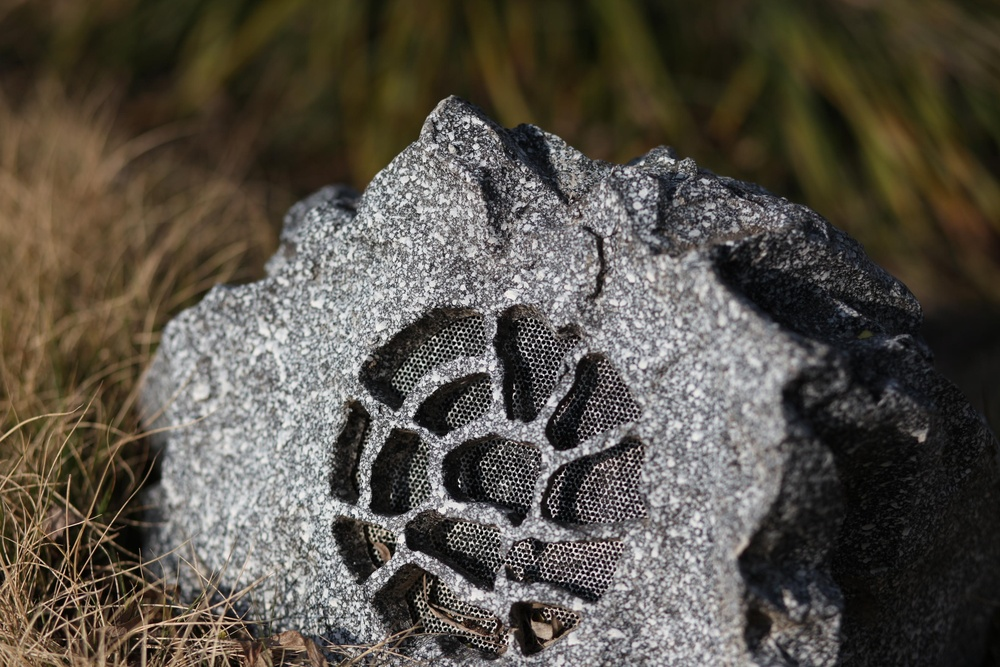
#> input picture pictures_new/3.jpg, 1000 x 667 px, shrunk from 3360 x 2240 before the run
$ python GetShadow.py
#> lines starting #> are read from the running program, lines starting #| are printed output that depends on the picture; after the words box and inside, x2 and y2 are one past the last pixel; in counts of white or black regions, pixels touching at a corner belong together
"""get the shadow proportion form images
   of remote sensing"""
import numpy as np
import cv2
import os
import glob
import matplotlib.pyplot as plt
import matplotlib
from matplotlib.colors import LinearSegmentedColormap
from pylab import mpl
import random

mpl.rcParams['font.sans-serif'] = ['FangSong']
mpl.rcParams['axes.unicode_minus'] = False


def standard(data):
    ''' 影像文件标准化
       输入单通道影像
       输出标准化后单通道影像 '''
    mdata = data.copy()
    irow, icol = mdata.shape[0:2]
    mdata = np.reshape(mdata, [irow * icol, 1])
    temp1 = mdata - np.min(data)
    result = temp1 / (np.max(data) - np.min(data))
    result = np.reshape(result, [irow, icol])
    return result


def GetLight(img):
    '''计算人眼视觉特性亮度'''
    mimg = img.copy()
    B = mimg[:, :, 0]
    G = mimg[:, :, 1]
    R = mimg[:, :, 2]
    result = 0.04 * R + 0.5 * G + 0.46 * B
    return result


def GetColor(img):
    '''色度空间归一化'''
    mimg = img.copy()
    misc = mimg[:, :, 0] + mimg[:, :, 1] + mimg[:, :, 2]
    misc[misc == 0] = 0.0000001
    mimg[:, :, 0] = img[:, :, 0] / misc
    mimg[:, :, 1] = img[:, :, 1] / misc
    result = np.abs(mimg - img)
    result = (result[:, :, 0] + result[:, :, 1]) / 2
    return result


def GetVege(img):
    ''' 获取植被特征 '''
    mimg = img.copy()
    B = mimg[:, :, 0]
    G = mimg[:, :, 1]
    R = mimg[:, :, 2]
    result = G - np.minimum(R, B)
    result[result < 0] = 0
    return result


def GetLDV(idist, ilight, ivege):
    ''' 总决策 '''
    idist = standard(idist)
    ilight = standard(ilight)
    ivege = standard(ivege)
    result = idist - ilight - ivege
    result[result < 0] = 0
    return result


def FinalTrare(img):
    ''' 结果后处理 '''
    mimg = img.copy()
    mimg = np.uint8(standard(mimg) * 255)
    T, result = cv2.threshold(mimg, 0, 255, cv2.THRESH_OTSU)
    result = cv2.medianBlur(result, 7)
    return result


if __name__ == "__main__":
    # 获取输入图片路径
    filepath = './pictures_new/3.jpg'
    filenames = glob.glob(filepath + '*')
    print(filenames)
    for filename in filenames:
        img = cv2.imread(filename)
#> img is the input picture: shape (667, 1000, 3); mean B, G, R 71.8, 81.1, 86.6
        # 获取阴影
        img1 = img.copy()
        img1 = img1.astype(np.float64)
        img1[:, :, 0] = standard(img1[:, :, 0])
        img1[:, :, 1] = standard(img1[:, :, 1])
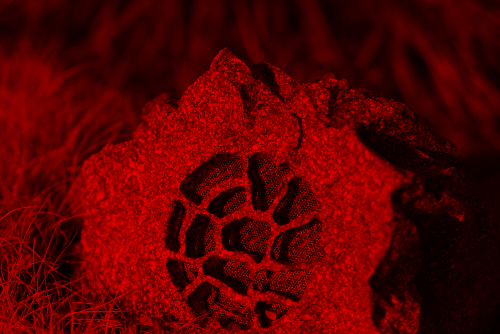
#> img1: shape (667, 1000, 3) float64 (shown at 1/2 size); mean B, G, R 0.3, 0.3, 86.6
        img1[:, :, 2] = standard(img1[:, :, 2])
#> in standard (call 3), `mdata = data.copy()`:
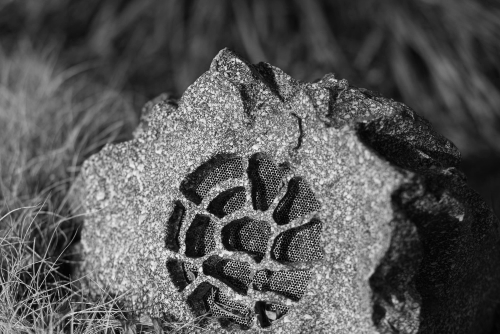
#> mdata: shape (667, 1000) float64 (shown at 1/2 size); min 0, max 255, mean 86.6
        idist = GetColor(img1)
#> in GetColor, `mimg[:, :, 0] = img[:, :, 0] / misc`:
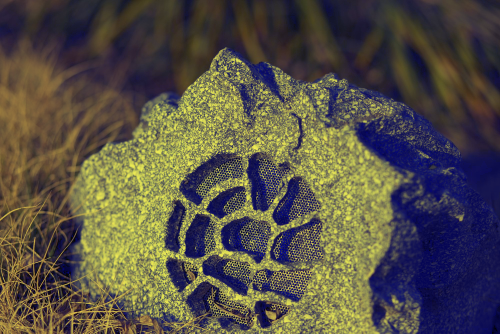
#> mimg: shape (667, 1000, 3) float64 (shown at 1/2 size); mean B, G, R 0.277, 0.318, 0.34
#> in GetColor, `mimg[:, :, 1] = img[:, :, 1] / misc`:
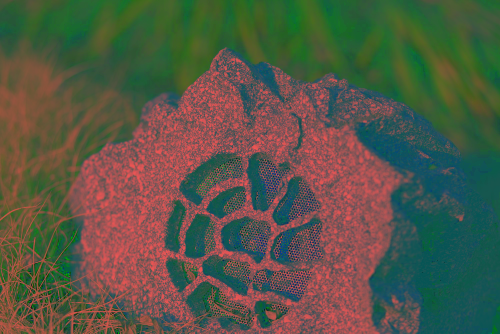
#> mimg: shape (667, 1000, 3) float64 (shown at 1/2 size); mean B, G, R 0.277, 0.344, 0.34
        ilight = GetLight(img1)
        ivege = GetVege(img1)
#> in GetVege, `result[result < 0] = 0`:
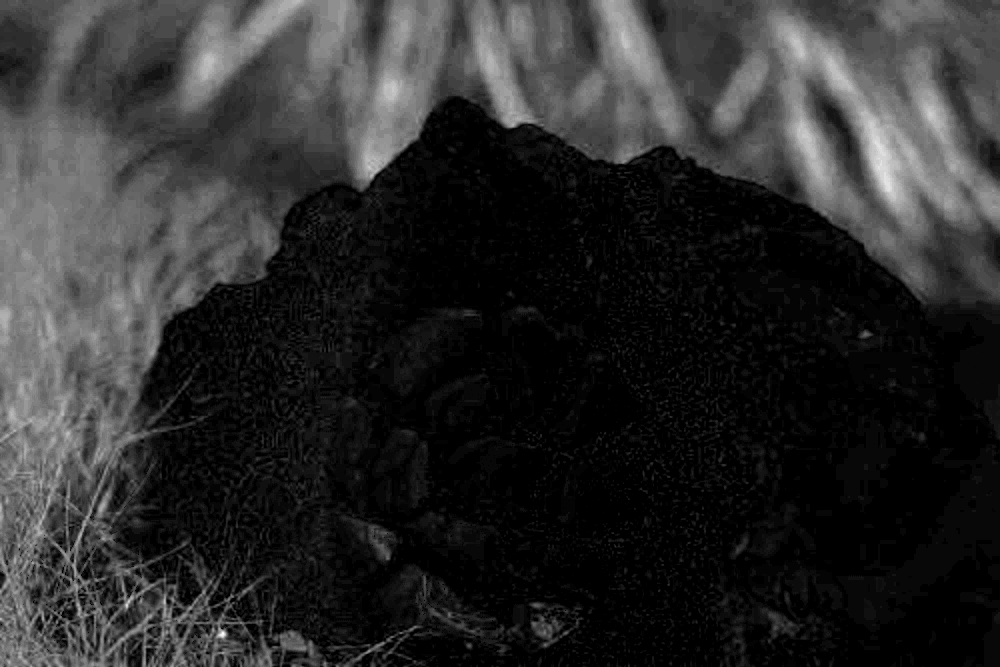
#> result: shape (667, 1000) float64; min 0, max 0.243, mean 0.0419; drawn with min black and max white
        final = GetLDV(idist, ilight, ivege)
        shadow = FinalTrare(final)
#> in FinalTrare, `T, result = cv2.threshold(mimg, 0, 255, cv2.THRESH_OTSU)`:
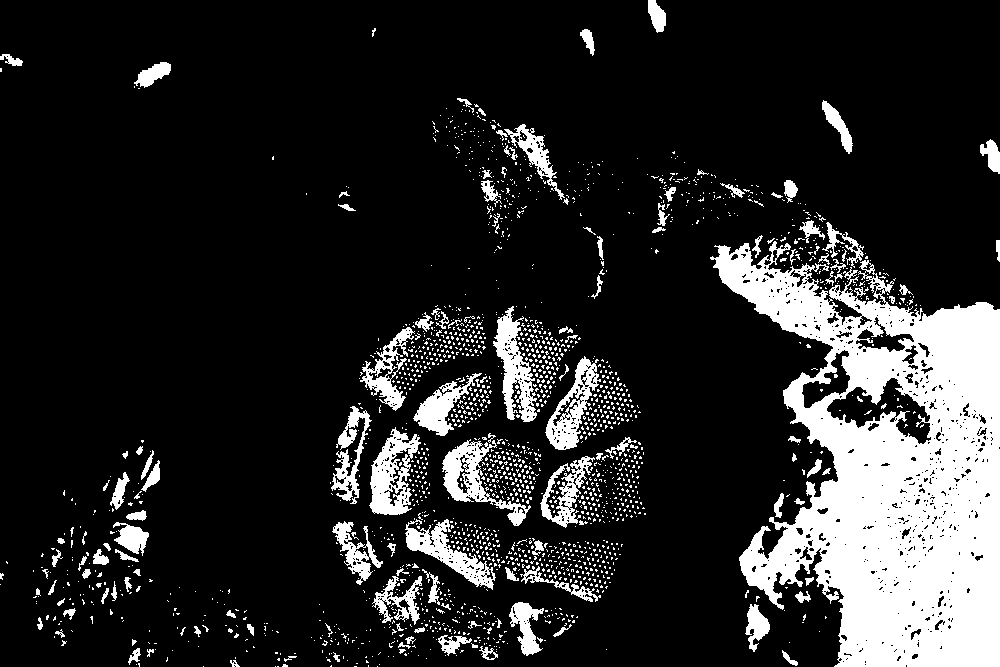
#> result: shape (667, 1000); 16.2% white; 2016 white regions (1878 under 20 px), largest, box (x1, y1, x2, y2) and area: (710, 241, 1000, 667) 67415, (369, 427, 421, 515) 2372, (493, 306, 537, 422) 2260
#> in FinalTrare, `T, result = cv2.threshold(mimg, 0, 255, cv2.THRESH_OTSU)`: T = 51
#> in FinalTrare, `result = cv2.medianBlur(result, 7)`:
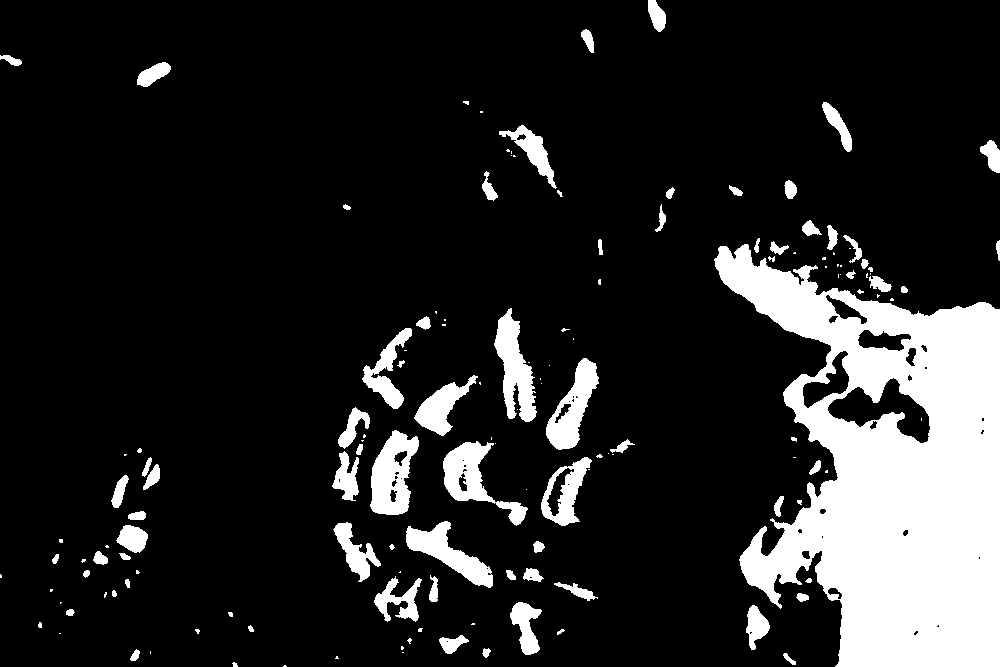
#> result: shape (667, 1000); 15% white; 145 white regions (67 under 20 px), largest, box (x1, y1, x2, y2) and area: (714, 244, 1000, 667) 69045, (370, 430, 419, 515) 2617, (494, 308, 537, 422) 2518
        # 可视化
        color_list = ['#00000000', '#4cb4e7']
        my_cmap = LinearSegmentedColormap.from_list('mcmp', color_list)
        matplotlib.colormaps.register(cmap=my_cmap)
        fig = plt.figure()
        plt.title('阴影提取结果', fontsize=12, fontweight='bold')
        plt.imshow(img)
        plt.imshow(shadow, cmap='mcmp')
    plt.show()

$ run again, with pictures_new/11.jpg copied over pictures_new/3.jpg
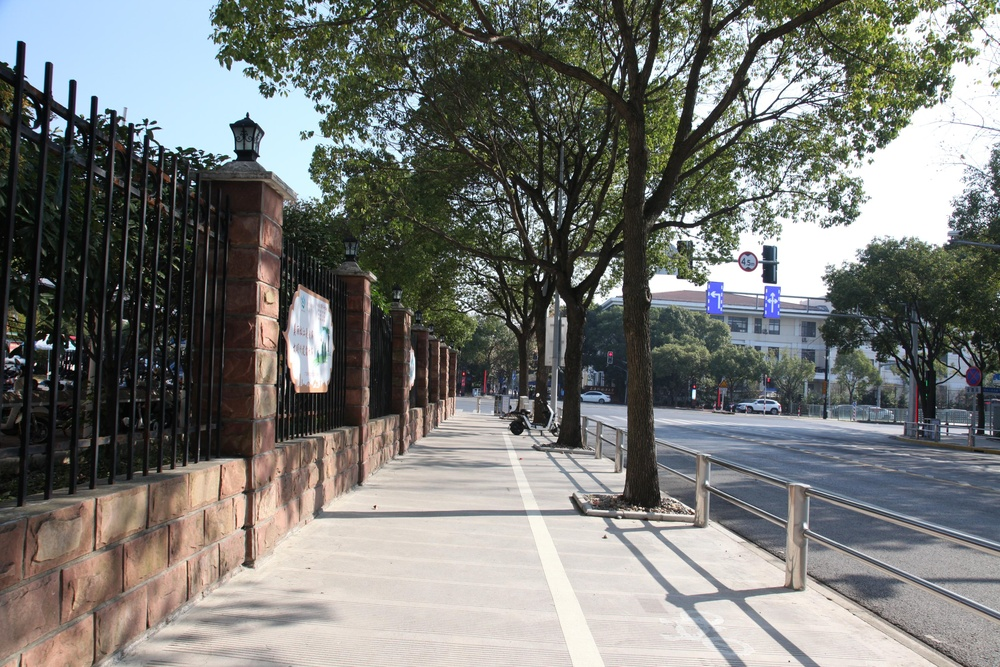
#> input picture pictures_new/11.jpg, 1000 x 667 px, shrunk from 3360 x 2240 before the run
#> img is the input picture: shape (667, 1000, 3); mean B, G, R 117.1, 120.6, 119.5
#> in GetColor, `mimg[:, :, 1] = img[:, :, 1] / misc`:
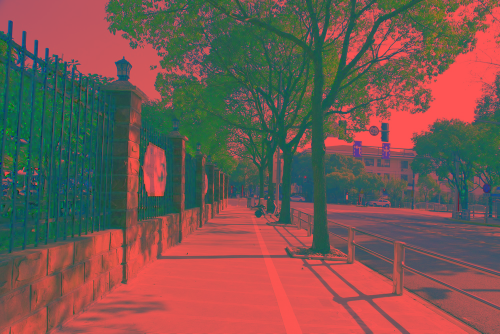
#> mimg: shape (667, 1000, 3) float64 (shown at 1/2 size); mean B, G, R 0.319, 0.345, 0.468
#> in GetColor, `result = (result[:, :, 0] + result[:, :, 1]) / 2`:
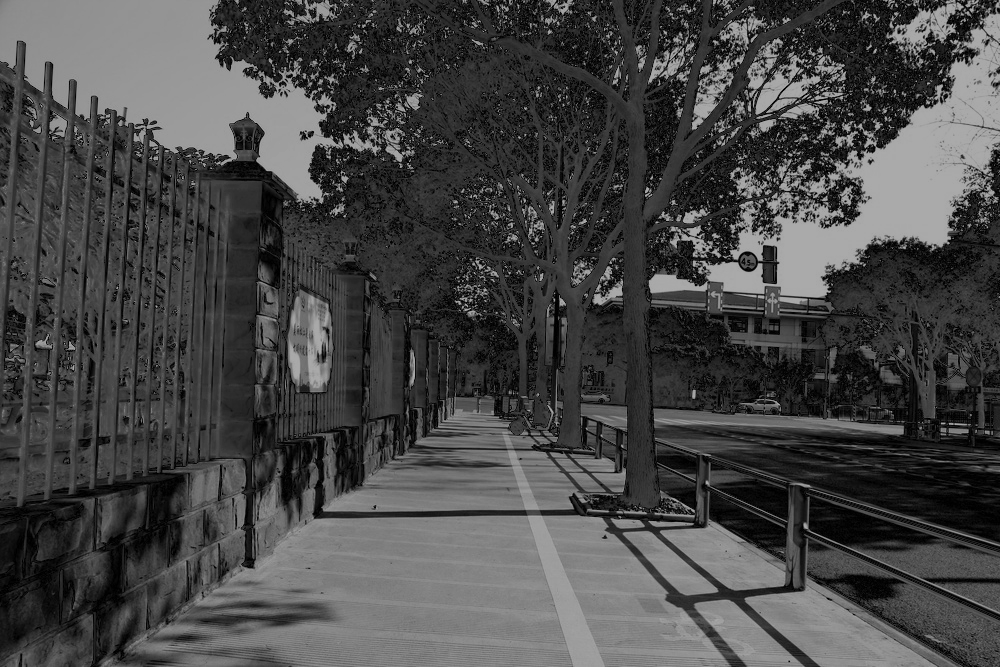
#> result: shape (667, 1000) float64; min 0, max 0.667, mean 0.279
#> T = 48

$ run again, with pictures_new/12.jpg copied over pictures_new/3.jpg
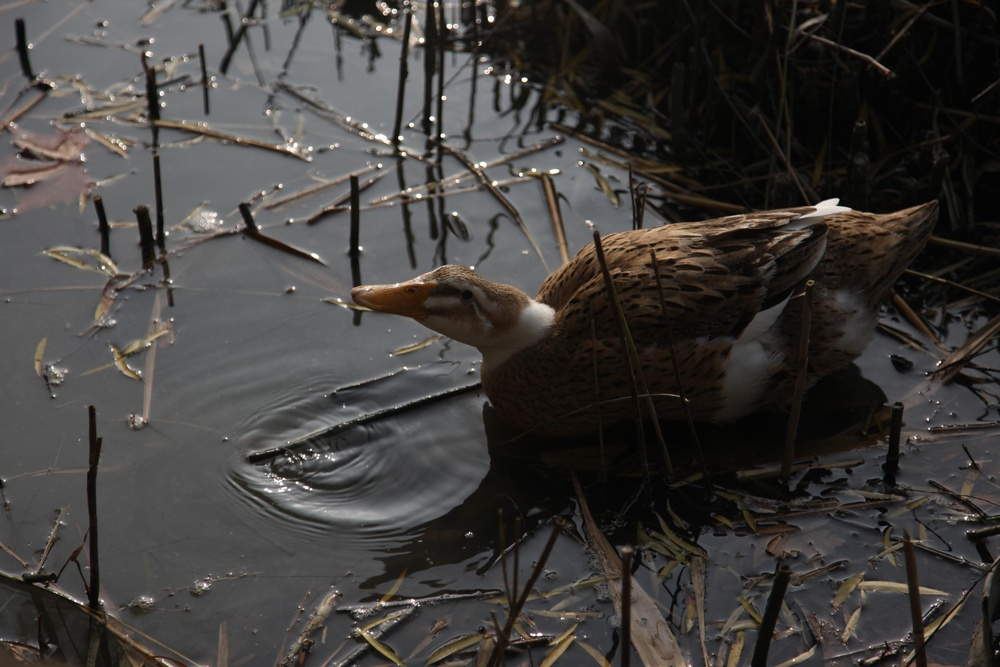
#> input picture pictures_new/12.jpg, 1000 x 667 px, shrunk from 3360 x 2240 before the run
#> img is the input picture: shape (667, 1000, 3); mean B, G, R 59.8, 62, 64.6
#> in FinalTrare, `T, result = cv2.threshold(mimg, 0, 255, cv2.THRESH_OTSU)`:
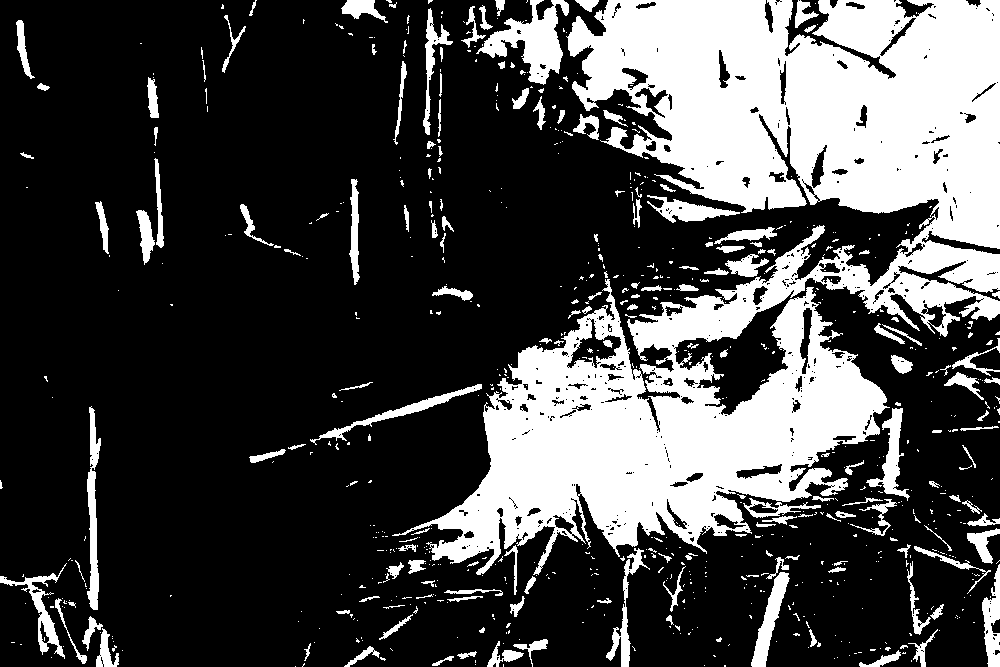
#> result: shape (667, 1000); 27.7% white; 736 white regions (564 under 20 px), largest, box (x1, y1, x2, y2) and area: (392, 0, 1000, 575) 149815, (476, 0, 569, 85) 3193, (87, 406, 101, 610) 1493
#> T = 56
#> in FinalTrare, `result = cv2.medianBlur(result, 7)`:
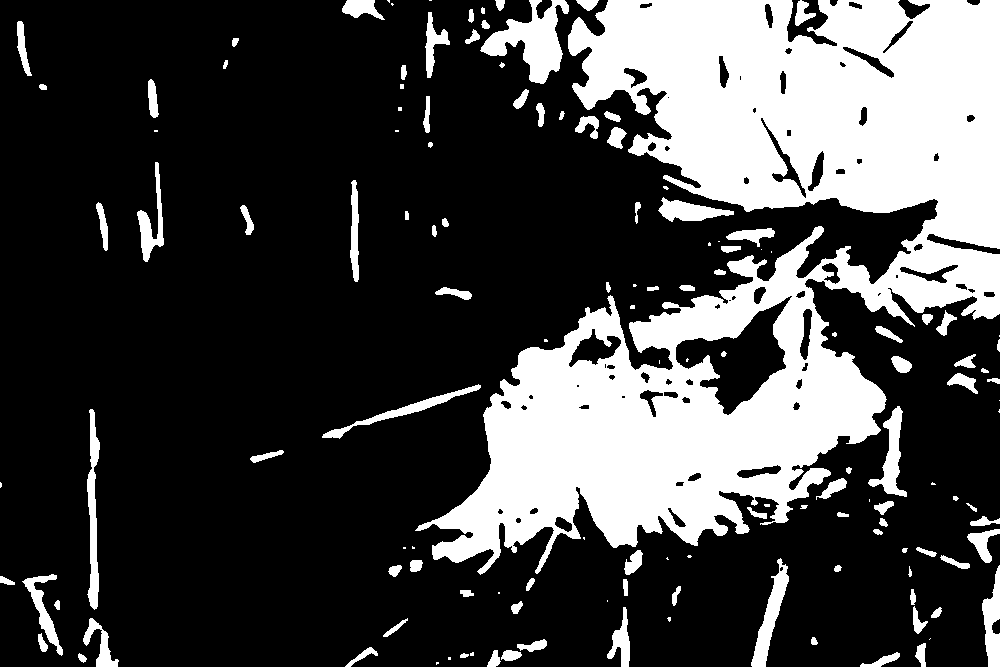
#> result: shape (667, 1000); 26.9% white; 139 white regions (36 under 20 px), largest, box (x1, y1, x2, y2) and area: (415, 0, 1000, 575) 153206, (480, 0, 569, 84) 3247, (87, 409, 100, 610) 1466
